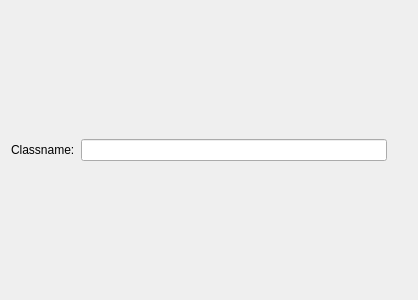
<?xml version="1.0" encoding="UTF-8"?>
<ui version="4.0">
 <class>settingsView</class>
 <widget class="QWidget" name="settingsView">
  <property name="geometry">
   <rect>
    <x>0</x>
    <y>0</y>
    <width>418</width>
    <height>300</height>
   </rect>
  </property>
  <property name="windowTitle">
   <string>Form</string>
  </property>
  <layout class="QGridLayout" name="gridLayout_2">
   <item row="0" column="1">
    <widget class="QLineEdit" name="kcfg_classname"/>
   </item>
   <item row="0" column="0">
    <widget class="QLabel" name="classname">
     <property name="text">
      <string>Classname:</string>
     </property>
    </widget>
   </item>
   <item row="0" column="2">
    <spacer name="verticalSpacer">
     <property name="orientation">
      <enum>Qt::Vertical</enum>
     </property>
     <property name="sizeHint" stdset="0">
      <size>
       <width>20</width>
       <height>285</height>
      </size>
     </property>
    </spacer>
   </item>
  </layout>
 </widget>
 <resources/>
 <connections/>
</ui>
